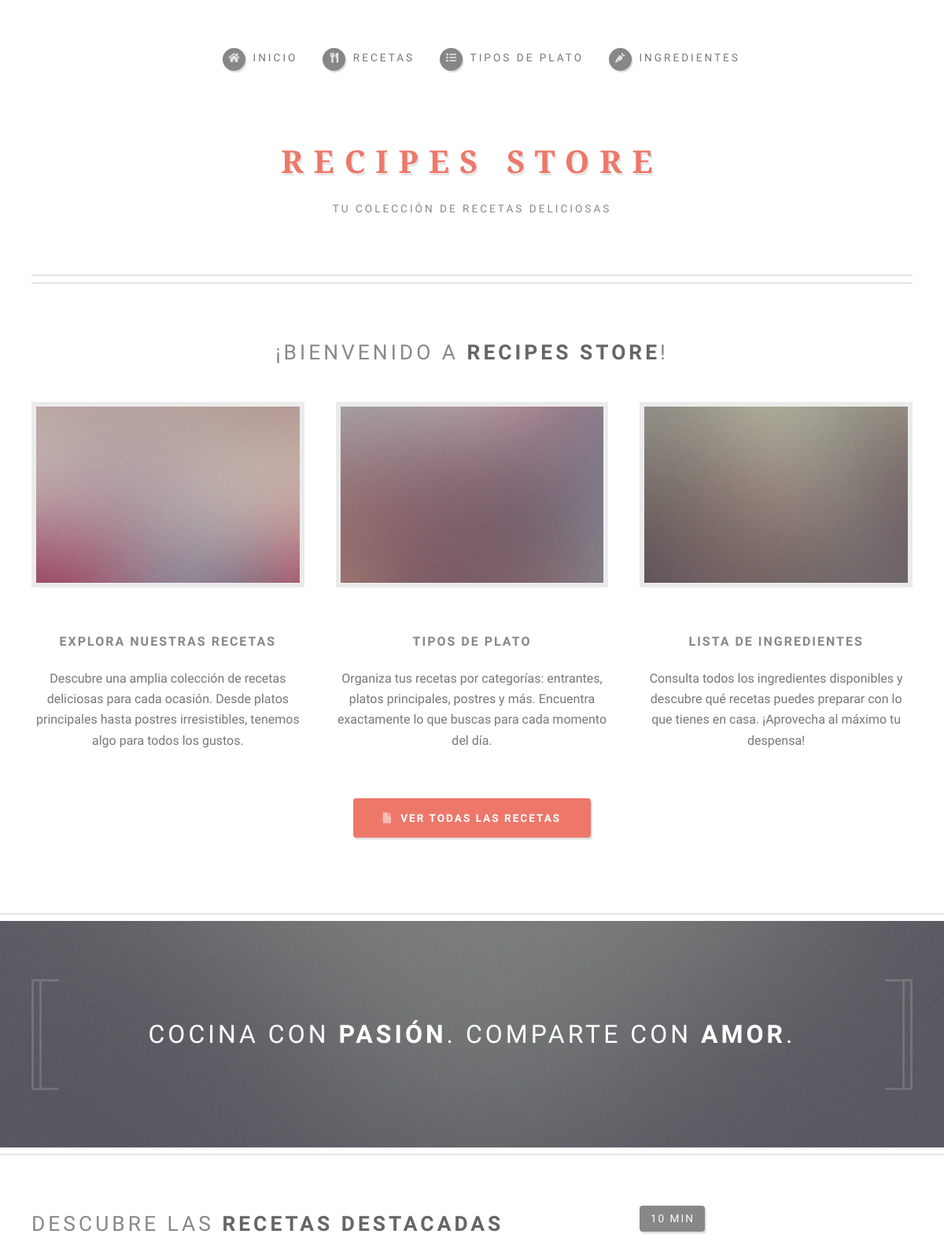
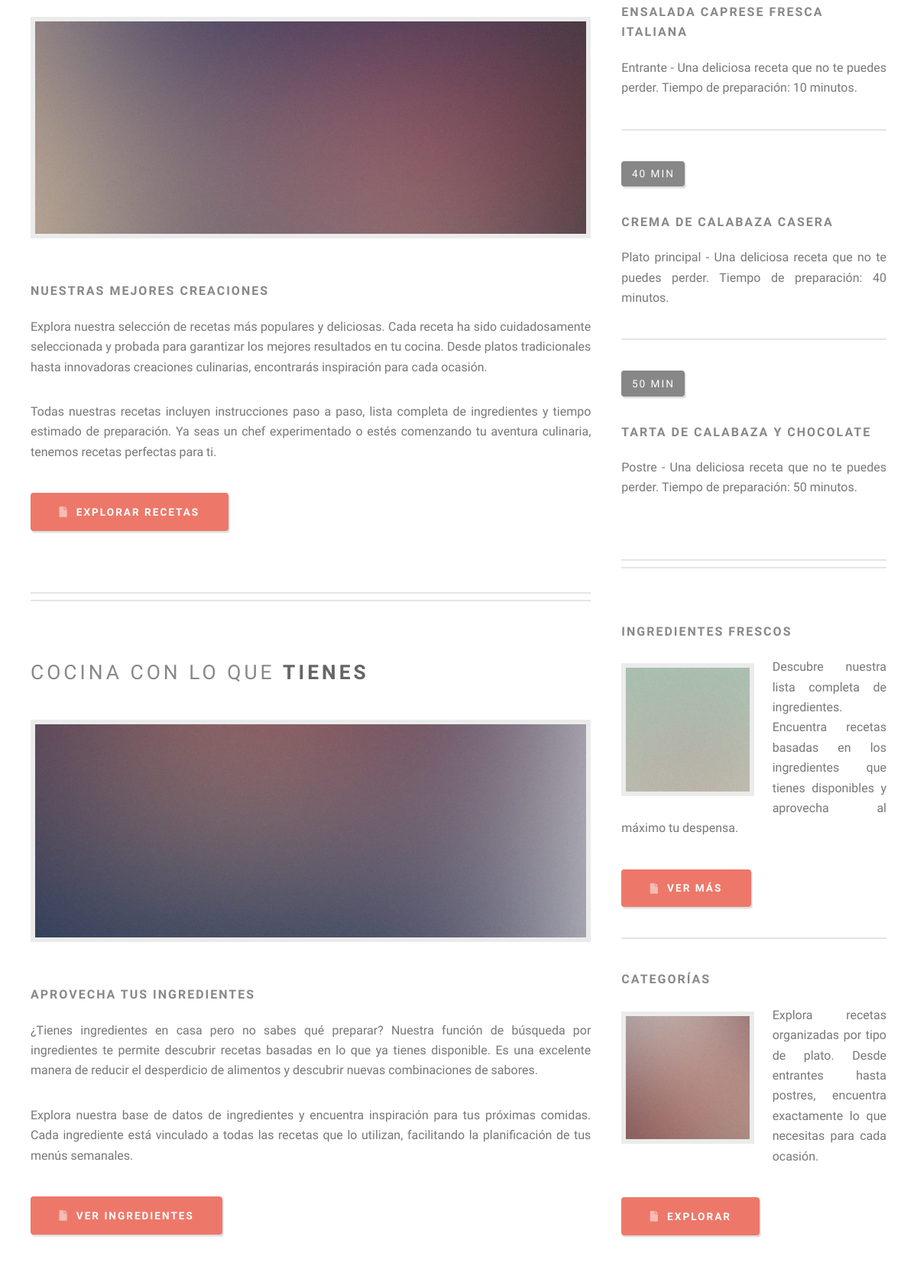
The page / (upper part) on the database its author committed (2 pictures, top to bottom).
### appRecipesStore/models.py (models this page shows, shortened)
class Receta(models.Model):
    nombre = models.CharField(max_length=200)
    tipo_plato = models.ForeignKey(TipoPlato, on_delete=models.CASCADE, related_name='recetas')
    ingredientes = models.ManyToManyField(Ingrediente, related_name='recetas')
    tiempo_preparacion = models.IntegerField(help_text="Tiempo en minutos")
    instrucciones = models.TextField()

class TipoPlato(models.Model):
    nombre = models.CharField(max_length=100, unique=True)
    def __str__(self):
        return self.nombre

### appRecipesStore/views.py (the view)
# urls.py: 2. Add a URL to urlpatterns:  path('', views.home, name='home')
def home(request):
    tipos = TipoPlato.objects.all()
    recetas_destacadas = []
    for tipo in tipos:
        receta = tipo.recetas.order_by('tiempo_preparacion').first()
        if receta:
            recetas_destacadas.append(receta)
    return render(request, 'appRecipesStore/home.html', {'recetas': recetas_destacadas})

### appRecipesStore/templates/appRecipesStore/home.html (shortened to what this page needs)
{% extends 'appRecipesStore/base.html' %}
{% load static %}
{% block body_class %}homepage{% endblock %}
{% block content %}
<section id="features">
    <div class="container">
        <header>
            <h2>¡Bienvenido a <strong>Recipes Store</strong>!</h2>
        </header>
        <div class="row aln-center">
            <div class="col-4 col-6-medium col-12-small">
                <section>
                    <a href="{% url 'lista_recetas' %}" class="image featured"><img src="{% static 'appRecipesStore/images/pic01.jpg' %}" alt="Recetas" /></a>
                    <header>
                        <h3>Explora Nuestras Recetas</h3>
                    </header>
                    <p>Descubre una amplia colección de recetas deliciosas para cada ocasión.
                    Desde platos principales hasta postres irresistibles, tenemos algo para todos los gustos.</p>
                </section>
            </div>
            <div class="col-4 col-6-medium col-12-small">
                <section>
                    <a href="{% url 'lista_tipos_plato' %}" class="image featured"><img src="{% static 'appRecipesStore/images/pic02.jpg' %}" alt="Tipos de Plato" /></a>
                    <header>
                        <h3>Tipos de Plato</h3>
                    </header>
                    <p>Organiza tus recetas por categorías: entrantes, platos principales, postres y más.
                    Encuentra exactamente lo que buscas para cada momento del día.</p>
                </section>
            </div>
            <div class="col-4 col-6-medium col-12-small">
                <section>
                    <a href="{% url 'lista_ingredientes' %}" class="image featured"><img src="{% static 'appRecipesStore/images/pic03.jpg' %}" alt="Ingredientes" /></a>
                    <header>
                        <h3>Lista de Ingredientes</h3>
                    </header>
                    <p>Consulta todos los ingredientes disponibles y descubre qué recetas puedes preparar
                    con lo que tienes en casa. ¡Aprovecha al máximo tu despensa!</p>
                </section>
            </div>
            <div class="col-12">
                <ul class="actions">
                    <li><a href="{% url 'lista_recetas' %}" class="button icon solid fa-file">Ver Todas las Recetas</a></li>
                </ul>
            </div>
        </div>
    </div>
</section>
<section id="banner">
    <div class="container">
        <p>Cocina con <strong>pasión</strong>.<br />
        Comparte con <strong>amor</strong>.</p>
    </div>
</section>
<section id="main">
    <div class="container">
        <div class="row">
            <div id="content" class="col-8 col-12-medium">
                <article class="box post">
                    <header>
                        <h2><a href="{% url 'lista_recetas' %}">Descubre las <strong>Recetas Destacadas</strong></a></h2>
                    </header>
                    <a href="{% url 'lista_recetas' %}" class="image featured"><img src="{% static 'appRecipesStore/images/pic04.jpg' %}" alt="" /></a>
                    <h3>Nuestras Mejores Creaciones</h3>
                    <p>Explora nuestra selección de recetas más populares y deliciosas.
                    Cada receta ha sido cuidadosamente seleccionada y probada para garantizar
                    los mejores resultados en tu cocina. Desde platos tradicionales hasta innovadoras
                    creaciones culinarias, encontrarás inspiración para cada ocasión.</p>
                    <p>Todas nuestras recetas incluyen instrucciones paso a paso, lista completa de
                    ingredientes y tiempo estimado de preparación. Ya seas un chef experimentado o
                    estés comenzando tu aventura culinaria, tenemos recetas perfectas para ti.</p>
                    <ul class="actions">
                        <li><a href="{% url 'lista_recetas' %}" class="button icon solid fa-file">Explorar Recetas</a></li>
                    </ul>
                </article>
                <article class="box post">
                    <header>
                        <h2><a href="{% url 'lista_ingredientes' %}">Cocina con lo que <strong>Tienes</strong></a></h2>
                    </header>
                    <a href="{% url 'lista_ingredientes' %}" class="image featured"><img src="{% static 'appRecipesStore/images/pic05.jpg' %}" alt="" /></a>
                    <h3>Aprovecha tus Ingredientes</h3>
                    <p>¿Tienes ingredientes en casa pero no sabes qué preparar? Nuestra función de búsqueda
                    por ingredientes te permite descubrir recetas basadas en lo que ya tienes disponible.
                    Es una excelente manera de reducir el desperdicio de alimentos y descubrir nuevas
                    combinaciones de sabores.</p>
                    <p>Explora nuestra base de datos de ingredientes y encuentra inspiración para tus
                    próximas comidas. Cada ingrediente está vinculado a todas las recetas que lo utilizan,
                    facilitando la planificación de tus menús semanales.</p>
                    <ul class="actions">
                        <li><a href="{% url 'lista_ingredientes' %}" class="button icon solid fa-file">Ver Ingredientes</a></li>
                    </ul>
                </article>
            </div>
            <div id="sidebar" class="col-4 col-12-medium">
                <section>
                    <ul class="divided">
                        {% for receta in recetas|slice:":3" %}
                        <li>
                            <article class="box excerpt">
                                <header>
                                    <span class="date">{{ receta.tiempo_preparacion }} min</span>
                                    <h3><a href="{% url 'detalle_receta' receta.pk %}">{{ receta.nombre }}</a></h3>
                                </header>
                                <p>{{ receta.tipo_plato }} - Una deliciosa receta que no te puedes perder.
                                Tiempo de preparación: {{ receta.tiempo_preparacion }} minutos.</p>
                            </article>
                        </li>
                        {% endfor %}
                    </ul>
                </section>
                <section>
                    <ul class="divided">
                        <li>
                            <article class="box highlight">
                                <header>
                                    <h3><a href="{% url 'lista_ingredientes' %}">Ingredientes Frescos</a></h3>
                                </header>
                                <a href="{% url 'lista_ingredientes' %}" class="image left"><img src="{% static 'appRecipesStore/images/pic06.jpg' %}" alt="" /></a>
                                <p>Descubre nuestra lista completa de ingredientes. Encuentra recetas
                                basadas en los ingredientes que tienes disponibles y aprovecha al máximo tu despensa.</p>
                                <ul class="actions">
                                    <li><a href="{% url 'lista_ingredientes' %}" class="button icon solid fa-file">Ver Más</a></li>
                                </ul>
                            </article>
                        </li>
                        <li>
                            <article class="box highlight">
                                <header>
                                    <h3><a href="{% url 'lista_tipos_plato' %}">Categorías</a></h3>
                                </header>
                                <a href="{% url 'lista_tipos_plato' %}" class="image left"><img src="{% static 'appRecipesStore/images/pic07.jpg' %}" alt="" /></a>
                                <p>Explora recetas organizadas por tipo de plato. Desde entrantes hasta postres,
                                encuentra exactamente lo que necesitas para cada ocasión.</p>
                                <ul class="actions">
                                    <li><a href="{% url 'lista_tipos_plato' %}" class="button icon solid fa-file">Explorar</a></li>
                                </ul>
                            </article>
                        </li>
                    </ul>
                </section>
            </div>
        </div>
    </div>
</section>
{% endblock %}

### rows shown on the page
Receta: tiempo_preparacion "10", nombre "ENSALADA CAPRESE FRESCA ITALIANA", tipo_plato "Entrante"
Receta: tiempo_preparacion "40", nombre "CREMA DE CALABAZA CASERA", tipo_plato "Plato principal"
Receta: tiempo_preparacion "50", nombre "TARTA DE CALABAZA Y CHOCOLATE", tipo_plato "Postre"
